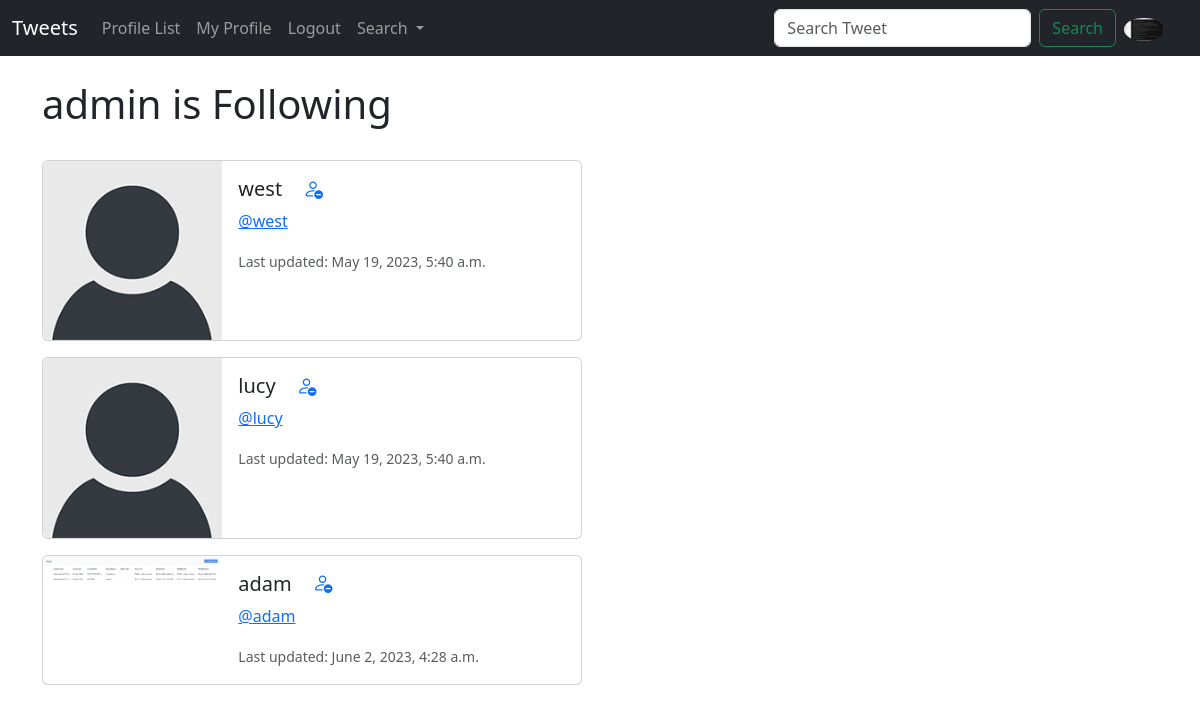
The page /profile/follows/1 (signed in) on the database as committed earlier.
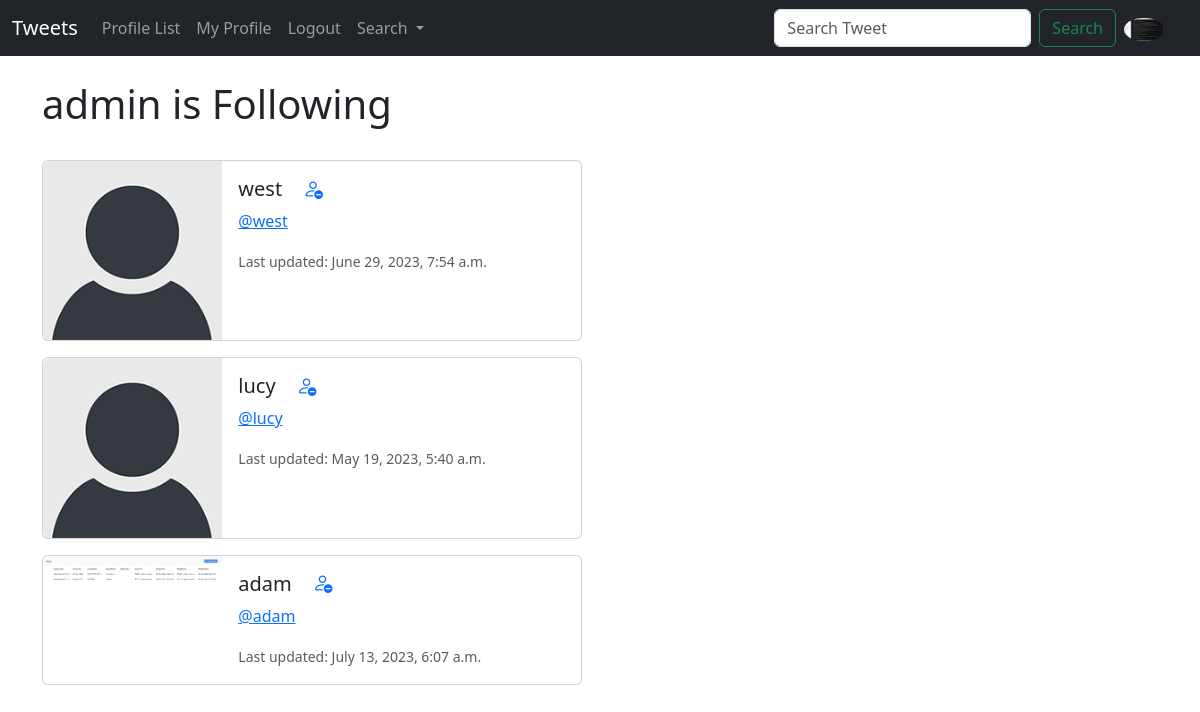
The same page on the database as committed later.
### tweet/models.py (models this page shows, shortened)
class Profile(models.Model):
    user = models.OneToOneField(User, on_delete=models.CASCADE)
    follows = models.ManyToManyField(
        "self",
        related_name="followed_by",
        symmetrical=False,
        blank=True
    )
    date_modified = models.DateTimeField(User, auto_now=True)
    profile_image = models.ImageField(null=True, blank=True, upload_to='images/')
    profile_bio = models.CharField(null=True, blank=True, max_length=500)
    homepage_link = models.CharField(null=True, blank=True, max_length=100)
    facebook_link = models.CharField(null=True, blank=True, max_length=100)
    instagram_link = models.CharField(null=True, blank=True, max_length=100)
    linkedin_link = models.CharField(null=True, blank=True, max_length=100)

### tweet/views.py (the view)
# urls.py: path('profile/follows/<int:pk>', views.follows, name='follows'),
def follows(request, pk):
    if request.user.is_authenticated:
        if request.user.id == pk:
            profiles = Profile.objects.get(user_id = pk)
            return render(request, 'tweet/follows.html',{'profiles':profiles})
        else:
            messages.warning(request, "You can't access other user followers")
            return redirect('home')
    else:
        messages.warning(request, "You must be logged in to continue...")
        return redirect('login')

### templates/tweet/follows.html (shortened to what this page needs)
{% extends 'base.html' %}
{% load static %}
{% block content %}
<div class="container">
    <h1>{{request.user.username}} is Following</h1>
    <br>
    {% if profiles %}
    {% for profile in profiles.follows.all %}
    <div class="card mb-3" style="max-width: 540px;">
        <div class="row g-0">
        <div class="col-md-4">
            {% if profile.profile_image %}
            <img src="{{profile.profile_image.url}}" alt="{{profile.user.username}}" width="200" height="200" class="img-fluid rounded-start">
            {% else %}
            <img src="{% static 'images/default_profile_pic.png' %}" class="img-fluid rounded-start" alt="Default profile pic">
            {% endif %}
        </div>
        <div class="col-md-8">
            <div class="card-body">
            <h5 class="card-title">{{profile.user.username}}
                {% if profile in profiles.follows.all %}
                    <a href="{% url 'unfollow' profile.user.id %}"><i class="bi bi-person-dash"></i></a>
                    {% else %}
                    &nbsp;&nbsp;
                    <a href="{% url 'follow' profile.user.id %}"><i class="bi bi-person-plus"></i></a>
                {% endif %}
            </h5>
            <p class="card-text"><a href="{% url 'profile' profile.user.id %}">@{{profile.user.username}}</a></p>
            <p class="card-text"><small class="text-body-secondary">Last updated: {{profile.date_modified}}</small></p>
            </div>
        </div>
        </div>
    </div>
    {% endfor %}
    {% endif %}
</div>
{% endblock content %}

Rows that differ between the two databases and show on the page:
changed Profile "west": date_modified "May 19, 2023, 5:40 a.m." → "June 29, 2023, 7:54 a.m."
changed Profile "adam": date_modified "June 2, 2023, 4:28 a.m." → "July 13, 2023, 6:07 a.m."
